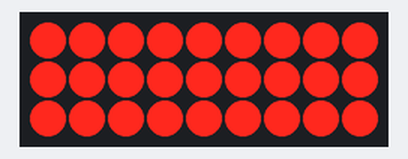
Bench run of a sketch on a simulated Arduino Uno, built with avr-gcc and run on an emulated ATmega328P. On the bench: 9×3 LED matrix. Wiring (inferred from the names in the program): LED cube drawn one layer per row (orientation assumed): layers pin 2, pin 3, pin 4; columns pin 5, pin 6, pin 7, pin 8, pin 9, pin 10, pin 11, pin 12, pin 13. Random numbers use the default seed unless the sketch sets one; what the sketch prints to the serial monitor is not drawn.

Above: at 0.26 s.
At 1.76 s:
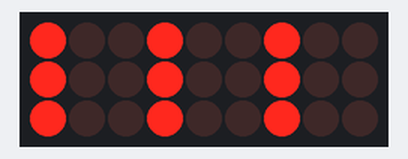
At 4.77 s:
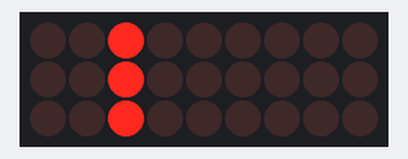
At 11.24 s:
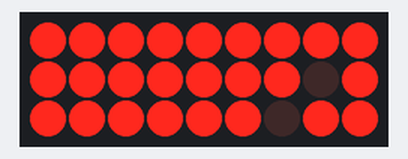
At 22.36 s:
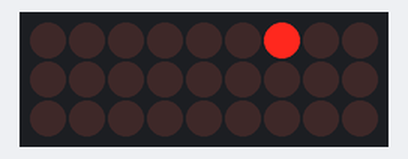
At 39.1 s:
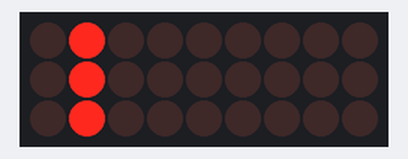

The sketch:

ledcube.ino
```cpp
//static definition of number of LED rows, columns and layers
/*
example:
   e-------f
  /|      /|
 / |     / |
a--|----b  |
|  g----|--h
| /     | /
c-------d
a,b,c,d are on the same row
a,c,g,e are on the same column
a,b,e,f are on the same layer
a,c are on the same pillar
*/
#define numlayers 3
#define numrows 3
#define numcolumns 3

#define numleds numrows*numlayers*numcolumns


//LEDs on each layer of the cube have common ground/cathode/(-)
//LEDs on each vertical "pillar" have common anode/(+)

//pins that control individual "pillars"
int pillars[numrows][numcolumns] = {
                 { 11, 13, 12},
                 { 8, 10, 9 },
                 { 5, 7, 6},
              };

//pins that control individual layers
int layers[numlayers] = {2, 3, 4};

// 3-dimensional array onto which the current state of each LED is saved
boolean cube[numrows][numcolumns][numlayers];

//current layer being lit up - controlled by the multiplexing function
int currentlayer = 0;

//get values of the current multiplexed layer onto the respective pillar pins
void updatelayer(){
  for (int x=0;x<numrows;x++){
    for (int y=0;y<numcolumns;y++){
    //HIGH-ON for pillars
      if (cube[x][y][currentlayer]==true) {
        digitalWrite(pillars[x][y],HIGH);
      }
      else {
        digitalWrite(pillars[x][y],LOW);
      }
    }
  }
}

//interrupt calls this function
ISR(TIMER1_COMPA_vect) {//Interrupt at freq of 1kHz to measure reed switch
  currentlayer=currentlayer+1;
  if (currentlayer>=numlayers) currentlayer=0;
  for (int i=0;i<numlayers;i++){
  //HIGH-OFF for layers
    if (i==currentlayer) digitalWrite(layers[i], LOW);
    else digitalWrite(layers[i], HIGH);
  }
  updatelayer();
}

void blinkcolumn(int led, int waittime){
  digitalWrite(led, HIGH);   // turn the LED on (HIGH is the voltage level)
  delay(waittime);               // wait for a second
  digitalWrite(led, LOW);    // turn the LED off by making the voltage LOW
}

// the setup routine runs once when you press reset:
void setup() {
  //SET INTERRUPTS
  //This handles the multiplexing of layers
  cli();//stop interrupts
  //set timer1 interrupt
  TCCR1A = 0;// set entire TCCR1A register to 0
  TCCR1B = 0;// same for TCCR1B
  TCNT1  = 0;//initialize counter value to 0
  // set timer count
  OCR1A = 90;// = (16*10^6) / ((DESIREDFREQUENCY)*8) - 1
  // turn on CTC mode
  TCCR1B |= (1 << WGM12);
  // Set CS10 and CS12 bits for 1024 prescaler
  TCCR1B |= (1 << CS12) | (1 << CS10);
  // enable timer compare interrupt
  TIMSK1 |= (1 << OCIE1A);

  // initialize the digital pins as outputs
  for (int i=0;i<numcolumns;i++){
    for (int j=0;j<numrows;j++){
      pinMode(pillars[i][j], OUTPUT);
    }
  }
  for (int i=0;i<numlayers;i++){
    pinMode(layers[i], OUTPUT);
  }
  Serial.begin(9600);

  randomSeed(analogRead(A0)+analogRead(A1)*analogRead(A2));

  sei();//allow interrupts
}

//turns a specified pillar on
void pillaron(int x, int y){
  for (int i=0;i<numlayers;i++){
    cube[x][y][i]=true;
  }
}

//turns a specified pillar off
void pillaroff(int x, int y){
  for (int i=0;i<numlayers;i++){
    cube[x][y][i]=false;
  }
}

//Serially prints the current state of the cube - for debugging mostly
void cubestate(){
  Serial.print("\n=====\n");
  for (int x=0;x<numrows;x++){
    for (int y=0;y<numcolumns;y++){
      for (int z=0;z<numlayers;z++){
         if (cube[z][y][x]==true) {
          Serial.print("1 ");
        }
        else {
          Serial.print("0 ");
        }
      }
      Serial.print("\n");
    }
    Serial.print("\n=====\n");
  }
  Serial.println(" \n\n");
}

//light each pillar on and off consecutively
void cyclepillars(int delaytime){
  for (int x=0;x<numrows;x++){
    for (int y=0;y<numcolumns;y++){
      pillaron(x,y);
      //cubestate();
      delay(delaytime);
      pillaroff(x,y);
      //cubestate();
      //delay(delaytime);
    }
  }
}

//turn a specific led on
void ledon(int x, int y, int z){
  cube[x][y][z]=true;
}

//turn a specific led off
void ledoff(int x, int y, int z){
  cube[x][y][z]=false;
}

//randombug
//some stuff will not work properly unless an external serial call is done
//wtf - help
void bugfix(){Serial.print(" ");}

//turn each individual LED on and then off
void cycleleds(int delaytime){
  for (int x=0;x<numrows;x++){
    for (int y=0;y<numcolumns;y++){
      for (int z=0;z<numlayers;z++){
        ledon(x,y,z);
        delay(delaytime);
        //cubestate();
        bugfix();
        ledoff(x,y,z);
        //delay(delaytime);
        //cubestate();
      }
    }
  }
}

//turn all LEDS on, one at a time, randomly
void randomon(int delaytime){
  int counter=0;
  while (counter<numleds){
    int x=random(numrows);
    int y=random(numcolumns);
    int z=random(numlayers);
    if (cube[x][y][z]==false){
      cube[x][y][z]=true;
      counter++;
      delay(delaytime);
    }
  }
}

//turn all LEDS off, one at a time, randomly
void randomoff(int delaytime){
  int counter=0;
  while (counter<numleds){
    int x=random(numrows);
    int y=random(numcolumns);
    int z=random(numlayers);
    if (cube[x][y][z]==true){
      cube[x][y][z]=false;
      counter++;
      delay(delaytime);
    }
  }
}

//turn all leds on
void cubeon(){
  for (int x=0;x<numrows;x++){
    for (int y=0;y<numcolumns;y++){
      for (int z=0;z<numlayers;z++){
        ledon(x,y,z);
      }
    }
  }
}

//turn all leds off
void cubeoff(){
  for (int x=0;x<numrows;x++){
    for (int y=0;y<numcolumns;y++){
      for (int z=0;z<numlayers;z++){
        ledoff(x,y,z);
      }
    }
  }
}

//turn a specified layer on
void layeron(int sellayer){
  for (int x=0;x<numrows;x++){
    for (int y=0;y<numcolumns;y++){
      ledon(x,y,sellayer);
    }
  }
}

//turn a specified layer off
void layeroff(int sellayer){
  for (int x=0;x<numrows;x++){
    for (int y=0;y<numcolumns;y++){
      ledoff(x,y,sellayer);
    }
  }
}

//cycle through all layers consecutively
void cyclelayers(int delaytime){
  for (int z=0;z<numlayers;z++){
    layeron(z);
    delay(delaytime);
    layeroff(z);
    //delay(delaytime);
  }
}

//turn a specified row on
void rowon(int selrow){
  for (int x=0;x<numcolumns;x++){
    for (int y=0;y<numlayers;y++){
      ledon(selrow,x,y);
    }
  }
}

//turn a specified row off
void rowoff(int selrow){
  for (int x=0;x<numcolumns;x++){
    for (int y=0;y<numlayers;y++){
      ledoff(selrow,x,y);
    }
  }
}

//cycle through all rows consecutively
void cyclerows(int delaytime){
  for (int z=0;z<numlayers;z++){
    rowon(z);
    delay(delaytime);
    rowoff(z);
    //delay(delaytime);
  }
}

//turn a specified column on
void columnon(int selcolumn){
  for (int x=0;x<numrows;x++){
    for (int y=0;y<numlayers;y++){
      ledon(x,selcolumn,y);
    }
  }
}

//turn a specified column off
void columnoff(int selcolumn){
  for (int x=0;x<numrows;x++){
    for (int y=0;y<numlayers;y++){
      ledoff(x,selcolumn,y);
    }
  }
}

//cycle through all columns consecutively
void cyclecolumns(int delaytime){
  for (int z=0;z<numcolumns;z++){
    columnon(z);
    delay(delaytime);
    columnoff(z);
    //delay(delaytime);
  }
}

//pillars will consecutively light up circularly
void pillarchase(int delaytime, int repetitions){
  for (int count=0;count<repetitions;count++){
    for (int x=1;x<numrows;x++){
       pillaron(x,0);
       bugfix();
       delay(delaytime);
       pillaroff(x,0);
       bugfix();
    }
    for (int y=1;y<numcolumns;y++){
       pillaron(numrows-1,y);
       bugfix();
       delay(delaytime);
       pillaroff(numrows-1,y);
       bugfix();
    }
    for (int x=1;x<numrows;x++){
       pillaron(numrows-x-1,numcolumns-1);
       bugfix();
       delay(delaytime);
       pillaroff(numrows-x-1,numcolumns-1);
       bugfix();
    }
    for (int y=1;y<numcolumns;y++){
       pillaron(0,numrows-y-1);
       bugfix();
       delay(delaytime);
       pillaroff(0,numrows-y-1);
       bugfix();
    }
  }
}

//main loop - visualisation functions should be called here
void loop() {
  int runspeed=200;
  cubeon();
  delay(runspeed*2);
  cubeoff();
  delay(runspeed*2);
  cyclerows(runspeed);
  delay(runspeed);
  cyclecolumns(runspeed);
  delay(runspeed);
  cyclelayers(runspeed);
  delay(runspeed);
  cyclepillars(runspeed);
  delay(runspeed);
  cycleleds(runspeed/2);
  delay(runspeed);
  randomon(runspeed/2);
  delay(runspeed);
  randomoff(runspeed/2);
  delay(runspeed);
  pillaron(1,1);
  pillarchase(runspeed/3,4);
  pillaroff(1,1);
  delay(runspeed*5);
}
```

Measured:
- what the display in image 0 shows lasts 0.5 s, from 0.0 s to 0.5 s
